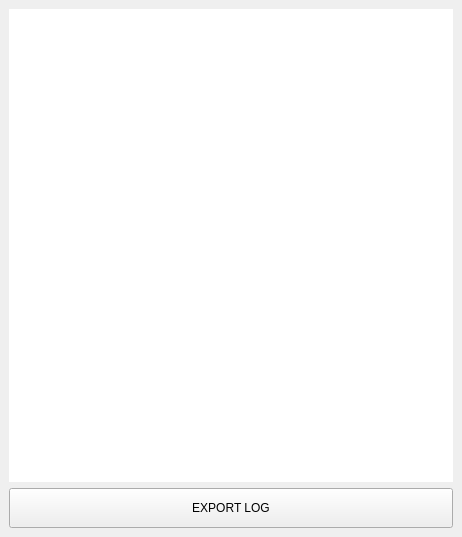
<?xml version="1.0" encoding="UTF-8"?>
<ui version="4.0">
 <class>Canvas</class>
 <widget class="QMainWindow" name="Canvas">
  <property name="windowModality">
   <enum>Qt::ApplicationModal</enum>
  </property>
  <property name="geometry">
   <rect>
    <x>0</x>
    <y>0</y>
    <width>462</width>
    <height>537</height>
   </rect>
  </property>
  <property name="windowTitle">
   <string>CONSOLE</string>
  </property>
  <widget class="QWidget" name="GRID">
   <layout class="QGridLayout" name="gridLayout">
    <item row="0" column="0">
     <widget class="QPlainTextEdit" name="console">
      <property name="font">
       <font>
        <pointsize>10</pointsize>
       </font>
      </property>
      <property name="frameShape">
       <enum>QFrame::NoFrame</enum>
      </property>
      <property name="frameShadow">
       <enum>QFrame::Plain</enum>
      </property>
      <property name="undoRedoEnabled">
       <bool>false</bool>
      </property>
      <property name="readOnly">
       <bool>false</bool>
      </property>
      <property name="plainText">
       <string/>
      </property>
     </widget>
    </item>
    <item row="1" column="0">
     <widget class="QPushButton" name="export_2">
      <property name="minimumSize">
       <size>
        <width>0</width>
        <height>40</height>
       </size>
      </property>
      <property name="text">
       <string>EXPORT LOG</string>
      </property>
     </widget>
    </item>
   </layout>
  </widget>
 </widget>
 <resources/>
 <connections/>
</ui>
